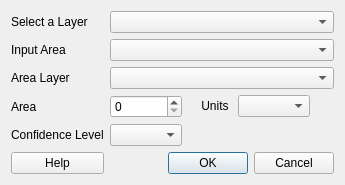
<?xml version="1.0" encoding="UTF-8"?>
<ui version="4.0">
 <class>NNMLFDialogBase</class>
 <widget class="QDialog" name="NNMLFDialogBase">
  <property name="geometry">
   <rect>
    <x>0</x>
    <y>0</y>
    <width>345</width>
    <height>175</height>
   </rect>
  </property>
  <property name="windowTitle">
   <string>Nearest Neighbor Method for Linear Features (NNMLF)</string>
  </property>
  <layout class="QGridLayout" name="gridLayout">
   <item row="5" column="0">
    <widget class="QPushButton" name="pushButton">
     <property name="text">
      <string>Help</string>
     </property>
    </widget>
   </item>
   <item row="3" column="1">
    <widget class="QSpinBox" name="spinBox">
     <property name="maximum">
      <number>999999999</number>
     </property>
    </widget>
   </item>
   <item row="2" column="1" colspan="2">
    <widget class="QComboBox" name="comboBox_5"/>
   </item>
   <item row="3" column="0">
    <widget class="QLabel" name="label_2">
     <property name="text">
      <string>Area</string>
     </property>
    </widget>
   </item>
   <item row="1" column="0">
    <widget class="QLabel" name="label_5">
     <property name="text">
      <string>Input Area</string>
     </property>
    </widget>
   </item>
   <item row="1" column="1" colspan="2">
    <widget class="QComboBox" name="comboBox_4"/>
   </item>
   <item row="0" column="0">
    <widget class="QLabel" name="label">
     <property name="enabled">
      <bool>true</bool>
     </property>
     <property name="text">
      <string>Select a Layer</string>
     </property>
    </widget>
   </item>
   <item row="4" column="0">
    <widget class="QLabel" name="label_4">
     <property name="text">
      <string>Confidence Level</string>
     </property>
    </widget>
   </item>
   <item row="4" column="1">
    <widget class="QComboBox" name="comboBox_3"/>
   </item>
   <item row="2" column="0">
    <widget class="QLabel" name="label_6">
     <property name="text">
      <string>Area Layer</string>
     </property>
    </widget>
   </item>
   <item row="3" column="2">
    <layout class="QGridLayout" name="gridLayout_3">
     <item row="0" column="0">
      <layout class="QGridLayout" name="gridLayout_2">
       <item row="0" column="0">
        <widget class="QLabel" name="label_3">
         <property name="text">
          <string>    Units </string>
         </property>
        </widget>
       </item>
       <item row="0" column="1">
        <widget class="QComboBox" name="comboBox_2"/>
       </item>
      </layout>
     </item>
     <item row="0" column="1">
      <spacer name="horizontalSpacer_2">
       <property name="orientation">
        <enum>Qt::Horizontal</enum>
       </property>
       <property name="sizeHint" stdset="0">
        <size>
         <width>73</width>
         <height>15</height>
        </size>
       </property>
      </spacer>
     </item>
    </layout>
   </item>
   <item row="5" column="1" colspan="2">
    <widget class="QDialogButtonBox" name="button_box">
     <property name="orientation">
      <enum>Qt::Horizontal</enum>
     </property>
     <property name="standardButtons">
      <set>QDialogButtonBox::Cancel|QDialogButtonBox::Ok</set>
     </property>
    </widget>
   </item>
   <item row="0" column="1" colspan="2">
    <widget class="QComboBox" name="comboBox"/>
   </item>
  </layout>
 </widget>
 <resources/>
 <connections>
  <connection>
   <sender>button_box</sender>
   <signal>accepted()</signal>
   <receiver>NNMLFDialogBase</receiver>
   <slot>accept()</slot>
   <hints>
    <hint type="sourcelabel">
     <x>20</x>
     <y>20</y>
    </hint>
    <hint type="destinationlabel">
     <x>20</x>
     <y>20</y>
    </hint>
   </hints>
  </connection>
  <connection>
   <sender>button_box</sender>
   <signal>rejected()</signal>
   <receiver>NNMLFDialogBase</receiver>
   <slot>reject()</slot>
   <hints>
    <hint type="sourcelabel">
     <x>20</x>
     <y>20</y>
    </hint>
    <hint type="destinationlabel">
     <x>20</x>
     <y>20</y>
    </hint>
   </hints>
  </connection>
 </connections>
</ui>
